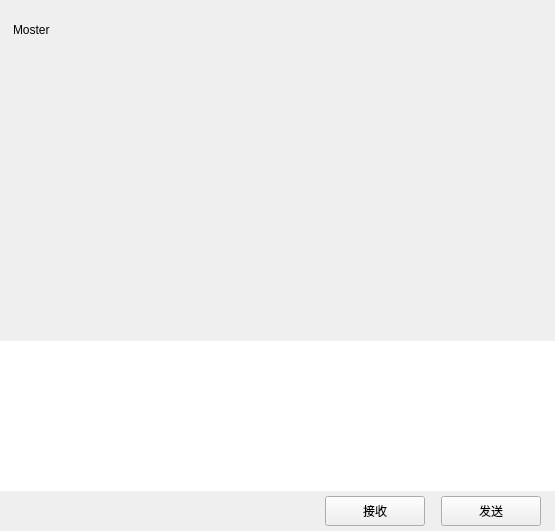
<?xml version="1.0" encoding="UTF-8"?>
<ui version="4.0">
 <class>ChatPage</class>
 <widget class="QWidget" name="ChatPage">
  <property name="geometry">
   <rect>
    <x>0</x>
    <y>0</y>
    <width>555</width>
    <height>531</height>
   </rect>
  </property>
  <property name="windowTitle">
   <string>Form</string>
  </property>
  <layout class="QVBoxLayout" name="verticalLayout">
   <property name="spacing">
    <number>0</number>
   </property>
   <property name="leftMargin">
    <number>0</number>
   </property>
   <property name="topMargin">
    <number>0</number>
   </property>
   <property name="rightMargin">
    <number>0</number>
   </property>
   <property name="bottomMargin">
    <number>0</number>
   </property>
   <item>
    <widget class="QWidget" name="chat_data_wid" native="true">
     <property name="sizePolicy">
      <sizepolicy hsizetype="Expanding" vsizetype="Expanding">
       <horstretch>0</horstretch>
       <verstretch>0</verstretch>
      </sizepolicy>
     </property>
     <layout class="QVBoxLayout" name="verticalLayout_2">
      <property name="spacing">
       <number>0</number>
      </property>
      <property name="leftMargin">
       <number>0</number>
      </property>
      <property name="topMargin">
       <number>0</number>
      </property>
      <property name="rightMargin">
       <number>0</number>
      </property>
      <property name="bottomMargin">
       <number>0</number>
      </property>
      <item>
       <widget class="QWidget" name="title_wid" native="true">
        <property name="minimumSize">
         <size>
          <width>0</width>
          <height>60</height>
         </size>
        </property>
        <property name="maximumSize">
         <size>
          <width>16777215</width>
          <height>60</height>
         </size>
        </property>
        <layout class="QVBoxLayout" name="verticalLayout_3">
         <property name="leftMargin">
          <number>11</number>
         </property>
         <property name="topMargin">
          <number>2</number>
         </property>
         <property name="rightMargin">
          <number>2</number>
         </property>
         <property name="bottomMargin">
          <number>2</number>
         </property>
         <item>
          <widget class="QWidget" name="widget" native="true">
           <layout class="QHBoxLayout" name="horizontalLayout_3">
            <property name="leftMargin">
             <number>2</number>
            </property>
            <property name="topMargin">
             <number>2</number>
            </property>
            <property name="rightMargin">
             <number>2</number>
            </property>
            <property name="bottomMargin">
             <number>2</number>
            </property>
            <item>
             <widget class="QLabel" name="title_lb">
              <property name="text">
               <string>Moster</string>
              </property>
             </widget>
            </item>
           </layout>
          </widget>
         </item>
        </layout>
       </widget>
      </item>
      <item>
       <widget class="ChatView" name="chat_data_list" native="true"/>
      </item>
      <item>
       <widget class="QWidget" name="tool_wid" native="true">
        <property name="minimumSize">
         <size>
          <width>0</width>
          <height>40</height>
         </size>
        </property>
        <property name="maximumSize">
         <size>
          <width>16777215</width>
          <height>40</height>
         </size>
        </property>
        <layout class="QHBoxLayout" name="horizontalLayout_5">
         <property name="leftMargin">
          <number>2</number>
         </property>
         <property name="topMargin">
          <number>2</number>
         </property>
         <property name="rightMargin">
          <number>2</number>
         </property>
         <property name="bottomMargin">
          <number>2</number>
         </property>
         <item>
          <spacer name="horizontalSpacer_7">
           <property name="orientation">
            <enum>Qt::Orientation::Horizontal</enum>
           </property>
           <property name="sizeType">
            <enum>QSizePolicy::Policy::Fixed</enum>
           </property>
           <property name="sizeHint" stdset="0">
            <size>
             <width>5</width>
             <height>20</height>
            </size>
           </property>
          </spacer>
         </item>
         <item>
          <widget class="ClickedLable" name="emo_lb">
           <property name="minimumSize">
            <size>
             <width>25</width>
             <height>25</height>
            </size>
           </property>
           <property name="maximumSize">
            <size>
             <width>25</width>
             <height>25</height>
            </size>
           </property>
           <property name="text">
            <string/>
           </property>
          </widget>
         </item>
         <item>
          <spacer name="horizontalSpacer_6">
           <property name="orientation">
            <enum>Qt::Orientation::Horizontal</enum>
           </property>
           <property name="sizeType">
            <enum>QSizePolicy::Policy::Fixed</enum>
           </property>
           <property name="sizeHint" stdset="0">
            <size>
             <width>5</width>
             <height>20</height>
            </size>
           </property>
          </spacer>
         </item>
         <item>
          <widget class="ClickedLable" name="file_lb">
           <property name="minimumSize">
            <size>
             <width>30</width>
             <height>30</height>
            </size>
           </property>
           <property name="maximumSize">
            <size>
             <width>30</width>
             <height>30</height>
            </size>
           </property>
           <property name="text">
            <string/>
           </property>
          </widget>
         </item>
         <item>
          <spacer name="horizontalSpacer_5">
           <property name="orientation">
            <enum>Qt::Orientation::Horizontal</enum>
           </property>
           <property name="sizeHint" stdset="0">
            <size>
             <width>40</width>
             <height>20</height>
            </size>
           </property>
          </spacer>
         </item>
        </layout>
       </widget>
      </item>
      <item>
       <widget class="MessageTextEdit" name="chatEdit">
        <property name="minimumSize">
         <size>
          <width>0</width>
          <height>150</height>
         </size>
        </property>
        <property name="maximumSize">
         <size>
          <width>16777215</width>
          <height>150</height>
         </size>
        </property>
        <property name="frameShape">
         <enum>QFrame::Shape::NoFrame</enum>
        </property>
       </widget>
      </item>
      <item>
       <widget class="QWidget" name="send_wid" native="true">
        <property name="minimumSize">
         <size>
          <width>0</width>
          <height>40</height>
         </size>
        </property>
        <property name="maximumSize">
         <size>
          <width>16777215</width>
          <height>40</height>
         </size>
        </property>
        <layout class="QHBoxLayout" name="horizontalLayout_4">
         <property name="topMargin">
          <number>2</number>
         </property>
         <property name="bottomMargin">
          <number>2</number>
         </property>
         <item>
          <spacer name="horizontalSpacer_2">
           <property name="orientation">
            <enum>Qt::Orientation::Horizontal</enum>
           </property>
           <property name="sizeHint" stdset="0">
            <size>
             <width>36</width>
             <height>20</height>
            </size>
           </property>
          </spacer>
         </item>
         <item>
          <widget class="ClickedBtn" name="receive_btn">
           <property name="minimumSize">
            <size>
             <width>100</width>
             <height>30</height>
            </size>
           </property>
           <property name="maximumSize">
            <size>
             <width>100</width>
             <height>30</height>
            </size>
           </property>
           <property name="text">
            <string>接收</string>
           </property>
          </widget>
         </item>
         <item>
          <spacer name="horizontalSpacer_3">
           <property name="orientation">
            <enum>Qt::Orientation::Horizontal</enum>
           </property>
           <property name="sizeType">
            <enum>QSizePolicy::Policy::Fixed</enum>
           </property>
           <property name="sizeHint" stdset="0">
            <size>
             <width>10</width>
             <height>20</height>
            </size>
           </property>
          </spacer>
         </item>
         <item>
          <widget class="ClickedBtn" name="send_btn">
           <property name="minimumSize">
            <size>
             <width>100</width>
             <height>30</height>
            </size>
           </property>
           <property name="maximumSize">
            <size>
             <width>100</width>
             <height>30</height>
            </size>
           </property>
           <property name="text">
            <string>发送</string>
           </property>
          </widget>
         </item>
         <item>
          <spacer name="horizontalSpacer_4">
           <property name="orientation">
            <enum>Qt::Orientation::Horizontal</enum>
           </property>
           <property name="sizeType">
            <enum>QSizePolicy::Policy::Fixed</enum>
           </property>
           <property name="sizeHint" stdset="0">
            <size>
             <width>5</width>
             <height>20</height>
            </size>
           </property>
          </spacer>
         </item>
        </layout>
       </widget>
      </item>
     </layout>
    </widget>
   </item>
  </layout>
 </widget>
 <customwidgets>
  <customwidget>
   <class>ClickedBtn</class>
   <extends>QPushButton</extends>
   <header location="global">clickedbtn.h</header>
  </customwidget>
  <customwidget>
   <class>ClickedLable</class>
   <extends>QLabel</extends>
   <header location="global">clickedlable.h</header>
  </customwidget>
  <customwidget>
   <class>MessageTextEdit</class>
   <extends>QTextEdit</extends>
   <header>MessageTextEdit.h</header>
  </customwidget>
  <customwidget>
   <class>ChatView</class>
   <extends>QWidget</extends>
   <header>chatview.h</header>
   <container>1</container>
  </customwidget>
 </customwidgets>
 <resources/>
 <connections/>
</ui>
